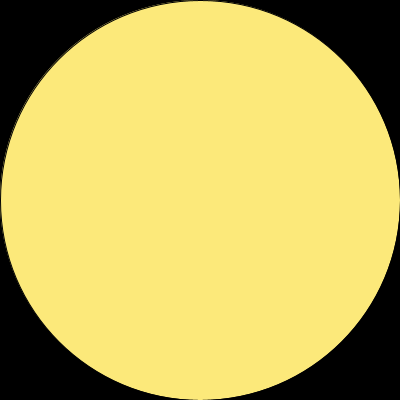
Frame 1 (no input)
Frame 60 (the mouse pressed at the canvas centre just before this capture): identical to frame 1, image omitted
Frame 120 (the mouse held since frame 60 and released just before this capture): identical to frame 1, image omitted

The Processing sketch that drew this single still picture (run headless with seeded random() and noise(); from frame 60 on, the mouse is pressed at the canvas centre):

// Processing sketch: mandagsOpgave1_3
// ── mandagsOpgave1_3.pde
boolean  lightOn;


void setup(){
  size(400,  400);
  //lightOn  =  true;
  
}

void draw()
{
  
  if (lightOn  ==  true)
  {
    background(255);    //  Change background  to white
    fill(#FCE97A);      //  Change the color of my cicle to yellow
    ellipse(width/2,height/2,  width,  height);    //  size and location of my cicle
  }
  else if (lightOn  == false)
  {
    background(0);      //  Change background to black 
    fill(#FCE97A);      //  Change the color of my cicle to yellow 
    ellipse(width/2,height/2,  width,  height);  //  size and location of my cicle
  }
  if(keyPressed  ==  true  && key  ==  'e'  &&  lightOn  == true)
  {
    
    lightOn  =  false;
   /* if(lightOn  ==  true)
    {
      lightOn  =  false;
    } 
    else if  (lightOn  ==  false)
    {
      lightOn  =  true;
    }*/
  } else if (keyPressed ==  true  &&  key  ==  'e'  &&  lightOn  ==  false)
    {
      lightOn  =  true;
    }
}
